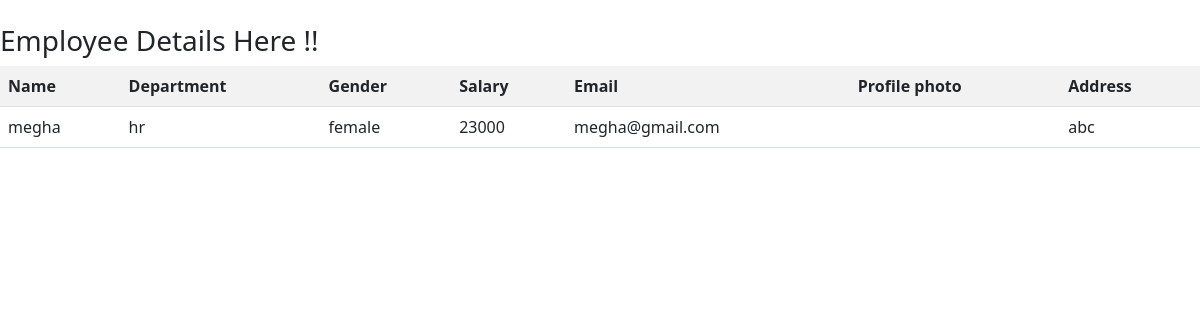
Page /employees/3/ on the committed database.
### crm/models.py (models this page shows, shortened)
class Employee(models.Model):
    name = models.CharField(max_length=200)
    department = models.CharField(max_length=200)
    options =(
        ("male","male"),
        ("female","female")
    )
    gender = models.CharField(max_length=100,choices=options,default="male")
    salary = models.PositiveIntegerField()
    email = models.EmailField()
    profile_pic = models.ImageField(upload_to="image",null=True,blank=True)
    address = models.CharField(max_length=200)

### crm/views.py (the view)
# urls.py: path('employees/<int:pk>/',crm_views.EmployeeDetailiView.as_view(),name="emp-details"),
class EmployeeDetailiView(View):
    def get(self,request,*args,**kwargs):
        id=kwargs.get("pk")
        qs = Employee.objects.get(id=id)
        return render(request,"emp-detail.html",{"employee" :qs})

### crm/templates/emp-detail.html (shortened to what this page needs)
<!DOCTYPE html>
<html lang="en">
<head>
    <link href="https://cdn.jsdelivr.net/npm/bootstrap@5.0.2/dist/css/bootstrap.min.css" rel="stylesheet">
</head>
<body>
    <h3>Employee Details Here !!</h3>
    <table class="table table-striped">
        <tr>
            <th>Name</th>
            <th>Department</th>
            <th>Gender</th>
            <th>Salary</th>
            <th>Email</th>
            <th>Profile photo </th>
            <th>Address</th>
        </tr>
        <tr>
            <td>{{employee.name}}</td>
            <td>{{employee.department}}</td>
            <td>{{employee.gender}}</td>
            <td>{{employee.salary}}</td>
            <td>{{employee.email}}</td>
            <td>{{employee.profile_pic}}</td>
            <td>{{employee.address}}</td>
        </tr>
        </table>
</body>
</html>

### rows in the picture
Employee: name "megha", department "hr", gender "female", salary "23000", email "megha@gmail.com", address "abc"
